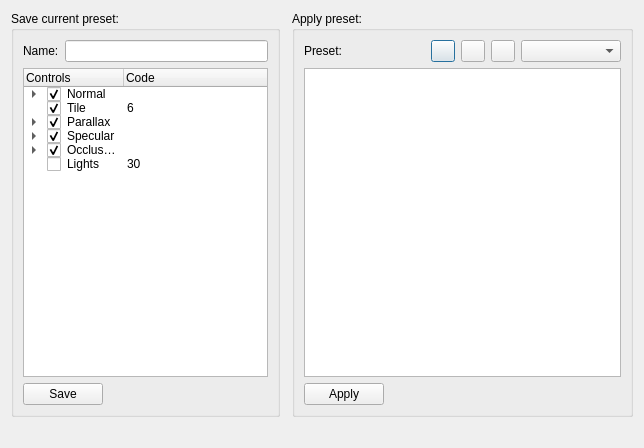
<?xml version="1.0" encoding="UTF-8"?>
<ui version="4.0">
 <class>PresetsManager</class>
 <widget class="QDialog" name="PresetsManager">
  <property name="geometry">
   <rect>
    <x>0</x>
    <y>0</y>
    <width>644</width>
    <height>448</height>
   </rect>
  </property>
  <property name="windowTitle">
   <string>Presets Manager</string>
  </property>
  <layout class="QGridLayout" name="gridLayout_3">
   <item row="1" column="0" colspan="3">
    <widget class="QLabel" name="labelMessage">
     <property name="text">
      <string/>
     </property>
    </widget>
   </item>
   <item row="0" column="2">
    <widget class="QGroupBox" name="groupBox_2">
     <property name="sizePolicy">
      <sizepolicy hsizetype="Expanding" vsizetype="Preferred">
       <horstretch>0</horstretch>
       <verstretch>0</verstretch>
      </sizepolicy>
     </property>
     <property name="title">
      <string>Apply preset:</string>
     </property>
     <layout class="QGridLayout" name="gridLayout">
      <item row="0" column="0">
       <widget class="QLabel" name="label">
        <property name="sizePolicy">
         <sizepolicy hsizetype="Maximum" vsizetype="Maximum">
          <horstretch>0</horstretch>
          <verstretch>0</verstretch>
         </sizepolicy>
        </property>
        <property name="text">
         <string>Preset:</string>
        </property>
       </widget>
      </item>
      <item row="0" column="1">
       <spacer name="horizontalSpacer">
        <property name="orientation">
         <enum>Qt::Horizontal</enum>
        </property>
        <property name="sizeType">
         <enum>QSizePolicy::Preferred</enum>
        </property>
        <property name="sizeHint" stdset="0">
         <size>
          <width>87</width>
          <height>20</height>
         </size>
        </property>
       </spacer>
      </item>
      <item row="0" column="2">
       <widget class="QPushButton" name="pushButtonExportPreset">
        <property name="maximumSize">
         <size>
          <width>24</width>
          <height>16777215</height>
         </size>
        </property>
        <property name="toolTip">
         <string>Export</string>
        </property>
        <property name="text">
         <string/>
        </property>
        <property name="icon">
         <iconset theme="export"/>
        </property>
       </widget>
      </item>
      <item row="0" column="3">
       <widget class="QPushButton" name="pushButtonImportPreset">
        <property name="sizePolicy">
         <sizepolicy hsizetype="Maximum" vsizetype="Fixed">
          <horstretch>0</horstretch>
          <verstretch>0</verstretch>
         </sizepolicy>
        </property>
        <property name="maximumSize">
         <size>
          <width>24</width>
          <height>16777215</height>
         </size>
        </property>
        <property name="toolTip">
         <string>Import</string>
        </property>
        <property name="text">
         <string/>
        </property>
        <property name="icon">
         <iconset theme="import"/>
        </property>
       </widget>
      </item>
      <item row="0" column="4">
       <widget class="QPushButton" name="pushButtonDeletePreset">
        <property name="maximumSize">
         <size>
          <width>24</width>
          <height>16777215</height>
         </size>
        </property>
        <property name="toolTip">
         <string>Delete</string>
        </property>
        <property name="text">
         <string/>
        </property>
        <property name="icon">
         <iconset theme="delete"/>
        </property>
       </widget>
      </item>
      <item row="0" column="5">
       <widget class="QComboBox" name="comboBoxPreset">
        <property name="sizePolicy">
         <sizepolicy hsizetype="Expanding" vsizetype="Fixed">
          <horstretch>0</horstretch>
          <verstretch>0</verstretch>
         </sizepolicy>
        </property>
        <property name="minimumSize">
         <size>
          <width>100</width>
          <height>0</height>
         </size>
        </property>
       </widget>
      </item>
      <item row="1" column="0" colspan="6">
       <widget class="QListWidget" name="listWidgetTextures"/>
      </item>
      <item row="2" column="0" colspan="2">
       <widget class="QPushButton" name="pushButtonAplyPreset">
        <property name="maximumSize">
         <size>
          <width>80</width>
          <height>16777215</height>
         </size>
        </property>
        <property name="text">
         <string>Apply</string>
        </property>
       </widget>
      </item>
     </layout>
    </widget>
   </item>
   <item row="0" column="0">
    <widget class="QGroupBox" name="groupBox">
     <property name="sizePolicy">
      <sizepolicy hsizetype="Preferred" vsizetype="Preferred">
       <horstretch>0</horstretch>
       <verstretch>0</verstretch>
      </sizepolicy>
     </property>
     <property name="title">
      <string>Save current preset:</string>
     </property>
     <layout class="QGridLayout" name="gridLayout_2">
      <item row="0" column="0">
       <widget class="QLabel" name="label_2">
        <property name="sizePolicy">
         <sizepolicy hsizetype="Maximum" vsizetype="Preferred">
          <horstretch>0</horstretch>
          <verstretch>0</verstretch>
         </sizepolicy>
        </property>
        <property name="text">
         <string>Name:</string>
        </property>
       </widget>
      </item>
      <item row="0" column="1" colspan="2">
       <widget class="QLineEdit" name="lineEditPresetName"/>
      </item>
      <item row="1" column="0" colspan="3">
       <widget class="QTreeWidget" name="treeWidget">
        <column>
         <property name="text">
          <string>Controls</string>
         </property>
        </column>
        <column>
         <property name="text">
          <string>Code</string>
         </property>
        </column>
        <item>
         <property name="text">
          <string>Normal</string>
         </property>
         <property name="checkState">
          <enum>Checked</enum>
         </property>
         <property name="flags">
          <set>ItemIsSelectable|ItemIsDragEnabled|ItemIsDropEnabled|ItemIsUserCheckable|ItemIsEnabled|ItemIsTristate</set>
         </property>
         <item>
          <property name="text">
           <string>Enhance</string>
          </property>
          <property name="checkState">
           <enum>Checked</enum>
          </property>
          <property name="text">
           <string/>
          </property>
          <property name="flags">
           <set>ItemIsSelectable|ItemIsDragEnabled|ItemIsDropEnabled|ItemIsUserCheckable|ItemIsEnabled|ItemIsTristate</set>
          </property>
          <item>
           <property name="text">
            <string>Height</string>
           </property>
           <property name="checkState">
            <enum>Checked</enum>
           </property>
           <property name="text">
            <string>0</string>
           </property>
          </item>
          <item>
           <property name="text">
            <string>Soft</string>
           </property>
           <property name="checkState">
            <enum>Checked</enum>
           </property>
           <property name="text">
            <string>1</string>
           </property>
          </item>
         </item>
         <item>
          <property name="text">
           <string>Bump</string>
          </property>
          <property name="checkState">
           <enum>Checked</enum>
          </property>
          <property name="text">
           <string/>
          </property>
          <property name="flags">
           <set>ItemIsSelectable|ItemIsDragEnabled|ItemIsDropEnabled|ItemIsUserCheckable|ItemIsEnabled|ItemIsTristate</set>
          </property>
          <item>
           <property name="text">
            <string>Height</string>
           </property>
           <property name="checkState">
            <enum>Checked</enum>
           </property>
           <property name="text">
            <string>2</string>
           </property>
          </item>
          <item>
           <property name="text">
            <string>Distance</string>
           </property>
           <property name="checkState">
            <enum>Checked</enum>
           </property>
           <property name="text">
            <string>3</string>
           </property>
          </item>
          <item>
           <property name="text">
            <string>Soft</string>
           </property>
           <property name="checkState">
            <enum>Checked</enum>
           </property>
           <property name="text">
            <string>4</string>
           </property>
          </item>
          <item>
           <property name="text">
            <string>Cut</string>
           </property>
           <property name="checkState">
            <enum>Checked</enum>
           </property>
           <property name="text">
            <string>5</string>
           </property>
          </item>
         </item>
         <item>
          <property name="text">
           <string>Invert</string>
          </property>
          <property name="checkState">
           <enum>Checked</enum>
          </property>
          <property name="text">
           <string/>
          </property>
          <property name="flags">
           <set>ItemIsSelectable|ItemIsDragEnabled|ItemIsDropEnabled|ItemIsUserCheckable|ItemIsEnabled|ItemIsTristate</set>
          </property>
          <item>
           <property name="text">
            <string>X Axis</string>
           </property>
           <property name="checkState">
            <enum>Checked</enum>
           </property>
           <property name="text">
            <string>7</string>
           </property>
          </item>
          <item>
           <property name="text">
            <string>Y Axis</string>
           </property>
           <property name="checkState">
            <enum>Checked</enum>
           </property>
           <property name="text">
            <string>8</string>
           </property>
          </item>
         </item>
        </item>
        <item>
         <property name="text">
          <string>Tile</string>
         </property>
         <property name="checkState">
          <enum>Checked</enum>
         </property>
         <property name="text">
          <string>6</string>
         </property>
         <property name="flags">
          <set>ItemIsSelectable|ItemIsDragEnabled|ItemIsDropEnabled|ItemIsUserCheckable|ItemIsEnabled|ItemIsTristate</set>
         </property>
        </item>
        <item>
         <property name="text">
          <string>Parallax</string>
         </property>
         <property name="checkState">
          <enum>Checked</enum>
         </property>
         <property name="flags">
          <set>ItemIsSelectable|ItemIsDragEnabled|ItemIsDropEnabled|ItemIsUserCheckable|ItemIsEnabled|ItemIsTristate</set>
         </property>
         <item>
          <property name="text">
           <string>Type</string>
          </property>
          <property name="checkState">
           <enum>Checked</enum>
          </property>
          <property name="text">
           <string>9</string>
          </property>
         </item>
         <item>
          <property name="text">
           <string>Binary</string>
          </property>
          <property name="checkState">
           <enum>Checked</enum>
          </property>
          <property name="text">
           <string/>
          </property>
          <property name="flags">
           <set>ItemIsSelectable|ItemIsDragEnabled|ItemIsDropEnabled|ItemIsUserCheckable|ItemIsEnabled|ItemIsTristate</set>
          </property>
          <item>
           <property name="text">
            <string>Threshold</string>
           </property>
           <property name="checkState">
            <enum>Checked</enum>
           </property>
           <property name="text">
            <string>10</string>
           </property>
          </item>
          <item>
           <property name="text">
            <string>Focus</string>
           </property>
           <property name="checkState">
            <enum>Checked</enum>
           </property>
           <property name="text">
            <string>11</string>
           </property>
          </item>
          <item>
           <property name="text">
            <string>Minimum Height</string>
           </property>
           <property name="checkState">
            <enum>Checked</enum>
           </property>
           <property name="text">
            <string>13</string>
           </property>
          </item>
          <item>
           <property name="text">
            <string>Erode / Dilate</string>
           </property>
           <property name="checkState">
            <enum>Checked</enum>
           </property>
           <property name="text">
            <string>14</string>
           </property>
          </item>
         </item>
         <item>
          <property name="text">
           <string>Soft</string>
          </property>
          <property name="checkState">
           <enum>Checked</enum>
          </property>
          <property name="text">
           <string>12</string>
          </property>
         </item>
         <item>
          <property name="text">
           <string>Height Map</string>
          </property>
          <property name="checkState">
           <enum>Checked</enum>
          </property>
          <property name="flags">
           <set>ItemIsSelectable|ItemIsDragEnabled|ItemIsDropEnabled|ItemIsUserCheckable|ItemIsEnabled|ItemIsTristate</set>
          </property>
          <item>
           <property name="text">
            <string>Brightness</string>
           </property>
           <property name="checkState">
            <enum>Checked</enum>
           </property>
           <property name="text">
            <string>15</string>
           </property>
          </item>
          <item>
           <property name="text">
            <string>Contrast</string>
           </property>
           <property name="checkState">
            <enum>Checked</enum>
           </property>
           <property name="text">
            <string>16</string>
           </property>
          </item>
         </item>
         <item>
          <property name="text">
           <string>Invert</string>
          </property>
          <property name="checkState">
           <enum>Checked</enum>
          </property>
          <property name="text">
           <string>17</string>
          </property>
         </item>
        </item>
        <item>
         <property name="text">
          <string>Specular</string>
         </property>
         <property name="checkState">
          <enum>Checked</enum>
         </property>
         <property name="flags">
          <set>ItemIsSelectable|ItemIsDragEnabled|ItemIsDropEnabled|ItemIsUserCheckable|ItemIsEnabled|ItemIsTristate</set>
         </property>
         <item>
          <property name="text">
           <string>Soft</string>
          </property>
          <property name="checkState">
           <enum>Checked</enum>
          </property>
          <property name="text">
           <string>18</string>
          </property>
          <property name="flags">
           <set>ItemIsSelectable|ItemIsDragEnabled|ItemIsDropEnabled|ItemIsUserCheckable|ItemIsEnabled|ItemIsTristate</set>
          </property>
         </item>
         <item>
          <property name="text">
           <string>Brightness</string>
          </property>
          <property name="checkState">
           <enum>Checked</enum>
          </property>
          <property name="text">
           <string>19</string>
          </property>
          <property name="flags">
           <set>ItemIsSelectable|ItemIsDragEnabled|ItemIsDropEnabled|ItemIsUserCheckable|ItemIsEnabled|ItemIsTristate</set>
          </property>
         </item>
         <item>
          <property name="text">
           <string>Contrast</string>
          </property>
          <property name="checkState">
           <enum>Checked</enum>
          </property>
          <property name="text">
           <string>20</string>
          </property>
          <property name="flags">
           <set>ItemIsSelectable|ItemIsDragEnabled|ItemIsDropEnabled|ItemIsUserCheckable|ItemIsEnabled|ItemIsTristate</set>
          </property>
         </item>
         <item>
          <property name="text">
           <string>Threshold</string>
          </property>
          <property name="checkState">
           <enum>Checked</enum>
          </property>
          <property name="text">
           <string>21</string>
          </property>
          <property name="flags">
           <set>ItemIsSelectable|ItemIsDragEnabled|ItemIsDropEnabled|ItemIsUserCheckable|ItemIsEnabled|ItemIsTristate</set>
          </property>
         </item>
         <item>
          <property name="text">
           <string>Invert</string>
          </property>
          <property name="checkState">
           <enum>Checked</enum>
          </property>
          <property name="text">
           <string>22</string>
          </property>
          <property name="flags">
           <set>ItemIsSelectable|ItemIsDragEnabled|ItemIsDropEnabled|ItemIsUserCheckable|ItemIsEnabled|ItemIsTristate</set>
          </property>
         </item>
        </item>
        <item>
         <property name="text">
          <string>Occlussion</string>
         </property>
         <property name="checkState">
          <enum>Checked</enum>
         </property>
         <property name="flags">
          <set>ItemIsSelectable|ItemIsDragEnabled|ItemIsDropEnabled|ItemIsUserCheckable|ItemIsEnabled|ItemIsTristate</set>
         </property>
         <item>
          <property name="text">
           <string>Soft</string>
          </property>
          <property name="checkState">
           <enum>Checked</enum>
          </property>
          <property name="text">
           <string>23</string>
          </property>
         </item>
         <item>
          <property name="text">
           <string>Brightness</string>
          </property>
          <property name="checkState">
           <enum>Checked</enum>
          </property>
          <property name="text">
           <string>24</string>
          </property>
         </item>
         <item>
          <property name="text">
           <string>Invert</string>
          </property>
          <property name="checkState">
           <enum>Checked</enum>
          </property>
          <property name="text">
           <string>25</string>
          </property>
         </item>
         <item>
          <property name="text">
           <string>Threshold</string>
          </property>
          <property name="checkState">
           <enum>Checked</enum>
          </property>
          <property name="text">
           <string>26</string>
          </property>
         </item>
         <item>
          <property name="text">
           <string>Contrast</string>
          </property>
          <property name="checkState">
           <enum>Checked</enum>
          </property>
          <property name="text">
           <string>27</string>
          </property>
         </item>
         <item>
          <property name="text">
           <string>Distance</string>
          </property>
          <property name="checkState">
           <enum>Checked</enum>
          </property>
          <property name="text">
           <string>28</string>
          </property>
         </item>
         <item>
          <property name="text">
           <string>Distance Mode</string>
          </property>
          <property name="checkState">
           <enum>Checked</enum>
          </property>
          <property name="text">
           <string>29</string>
          </property>
         </item>
        </item>
        <item>
         <property name="text">
          <string>Lights</string>
         </property>
         <property name="checkState">
          <enum>Unchecked</enum>
         </property>
         <property name="text">
          <string>30</string>
         </property>
        </item>
       </widget>
      </item>
      <item row="2" column="0" colspan="2">
       <widget class="QPushButton" name="pushButtonSavePreset">
        <property name="maximumSize">
         <size>
          <width>80</width>
          <height>16777215</height>
         </size>
        </property>
        <property name="text">
         <string>Save</string>
        </property>
       </widget>
      </item>
     </layout>
    </widget>
   </item>
  </layout>
 </widget>
 <resources/>
 <connections/>
</ui>
